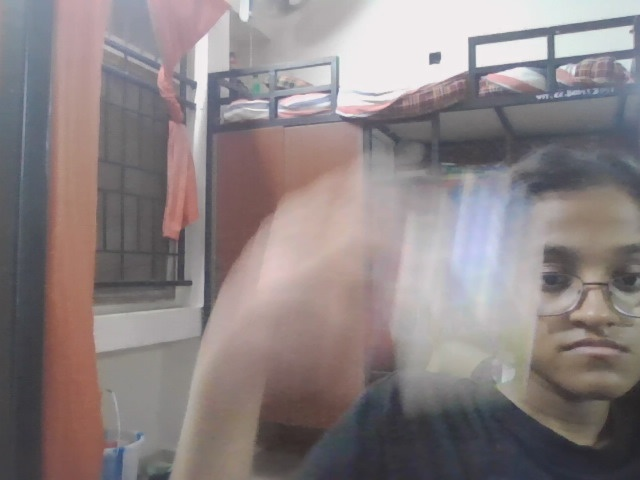
#> input picture captures/cube_labeled/images/cube_214918_010.jpg, 640 x 480 px, given as the content of the folder ../captures/cube_labeled/images/cube_214918_010.jpg, which was not available
$ python autolabel_cube.py ../captures/cube_labeled/images/cube_214918_010.jpg ../captures/cube_labeled/images/cube_214919_011.jpg
#> lines starting #> are read from the running program, lines starting #| are printed output that depends on the picture; pictures that were not available may be replaced by others from this repository, and a replacement may not be noted
"""Auto-label cube-only frames (cube held in front of a static background) -> YOLO txt, class 2 (rubiks_cube).
Moving pixels (vs. median background) that are bright-white or strongly coloured = cube; hand/skin is excluded by colour.
Writes <out>/images + <out>/labels and a contact sheet <out>/review.jpg for eyeballing.
Usage: .venv/bin/python -I tools/autolabel_cube.py captures/cube_alone captures/cube_labeled
"""
import glob, os, sys, shutil
import cv2, numpy as np
src, out = sys.argv[1], sys.argv[2]
files = sorted(glob.glob(f"{src}/*.jpg"))
imgs = [cv2.imread(f) for f in files]
#> imgs = 1 item
bg = np.median(np.stack(imgs[::2]), axis=0).astype(np.uint8)
#> bg is the input picture: shape (480, 640, 3); mean B, G, R 131, 130.1, 139.5
os.makedirs(f"{out}/images", exist_ok=True); os.makedirs(f"{out}/labels", exist_ok=True)
thumbs, kept = [], 0
for f, im in zip(files, imgs):
    h, w = im.shape[:2]
    diff = cv2.absdiff(cv2.GaussianBlur(im, (7, 7), 0), cv2.GaussianBlur(bg, (7, 7), 0)).max(axis=2) > 40
    hsv = cv2.cvtColor(im, cv2.COLOR_BGR2HSV)
    hh, ss, vv = hsv[..., 0], hsv[..., 1], hsv[..., 2]
    white = (vv > 190) & (ss < 70)
    sticker = (ss > 110) & (vv > 90)
    skin = (hh >= 3) & (hh <= 22) & (ss > 40) & (ss < 150)
    m = diff & (white | (sticker & ~skin))
    m = cv2.morphologyEx(m.astype(np.uint8), cv2.MORPH_CLOSE, np.ones((15, 15), np.uint8))
    m = cv2.morphologyEx(m, cv2.MORPH_OPEN, np.ones((5, 5), np.uint8))
    n, lab, stats, _ = cv2.connectedComponentsWithStats(m)
    vis = im.copy(); ok = False
    if n > 1:
        i = 1 + int(np.argmax(stats[1:, cv2.CC_STAT_AREA]))
        x, y, bw, bh, area = stats[i]
        if area > 0.01 * w * h and 0.4 < bw / bh < 2.5 and area / (bw * bh) > 0.35:
            ok = True
            cv2.rectangle(vis, (x, y), (x + bw, y + bh), (0, 255, 0), 3)
            name = os.path.splitext(os.path.basename(f))[0]
            shutil.copy(f, f"{out}/images/cube_{name}.jpg")
            open(f"{out}/labels/cube_{name}.txt", "w").write(
                f"2 {(x + bw / 2) / w:.6f} {(y + bh / 2) / h:.6f} {bw / w:.6f} {bh / h:.6f}\n")
            kept += 1
    if not ok: cv2.rectangle(vis, (0, 0), (w - 1, h - 1), (0, 0, 255), 12)
    thumbs.append(cv2.resize(vis, (240, 180)))
#> this loop made 1 pass
#> (h, w, n, stats, ok) on pass 1: (480, 640, 1, [[0, 0, 640, 480, 307200]], False)
#> pass 1, `hh, ss, vv = hsv[..., 0], hsv[..., 1], hsv[..., 2]`:
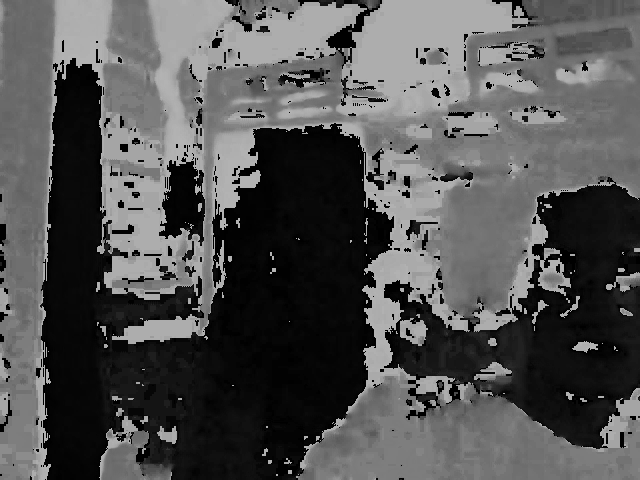
#> hh: shape (480, 640); min 0, max 179, mean 82.8
#> pass 1, `hh, ss, vv = hsv[..., 0], hsv[..., 1], hsv[..., 2]`:
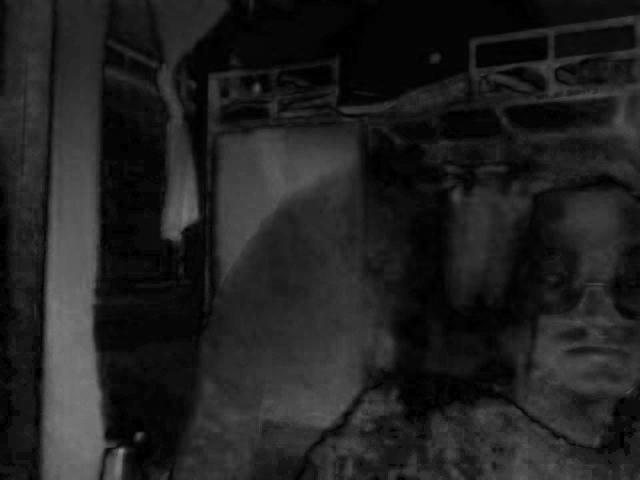
#> ss: shape (480, 640); min 0, max 138, mean 32.4
#> after the loop:
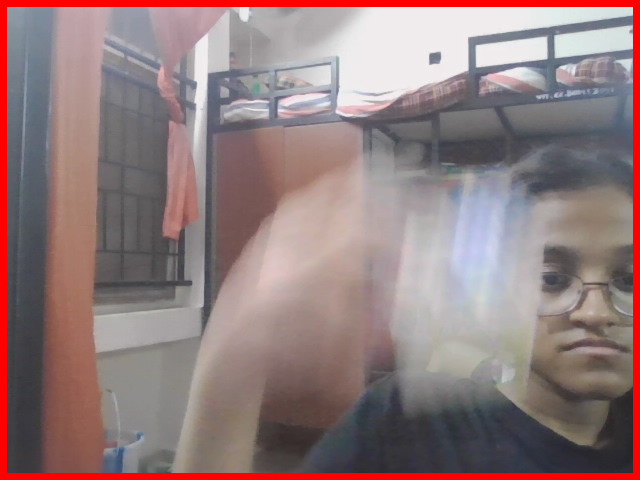
#> vis: shape (480, 640, 3); mean B, G, R 124.8, 124.1, 146.2
#> after the loop, kept = 0; thumbs = 1 item
cols = 6
while len(thumbs) % cols: thumbs.append(np.zeros_like(thumbs[0]))
#> this loop made 5 passes
#> after the loop, thumbs = 6 items
rows = [np.hstack(thumbs[i:i + cols]) for i in range(0, len(thumbs), cols)]
#> rows = 1 item
cv2.imwrite(f"{out}/review.jpg", np.vstack(rows[:8]))
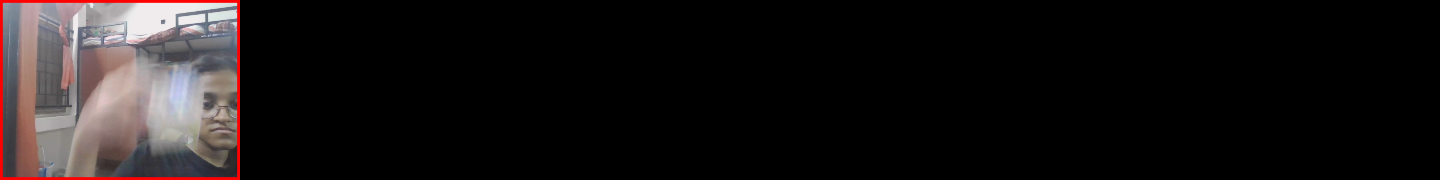
#> saved as review.jpg: shape (180, 1440, 3); mean B, G, R 20.7, 20.6, 24.4
cv2.imwrite(f"{out}/review2.jpg", np.vstack(rows[8:16]) if len(rows) > 8 else np.zeros((10, 10, 3), np.uint8))
print(f"labeled {kept}/{len(files)}")
#| labeled 0/1

$ run again, on captures/cube_labeled/images/cube_214927_031.jpg
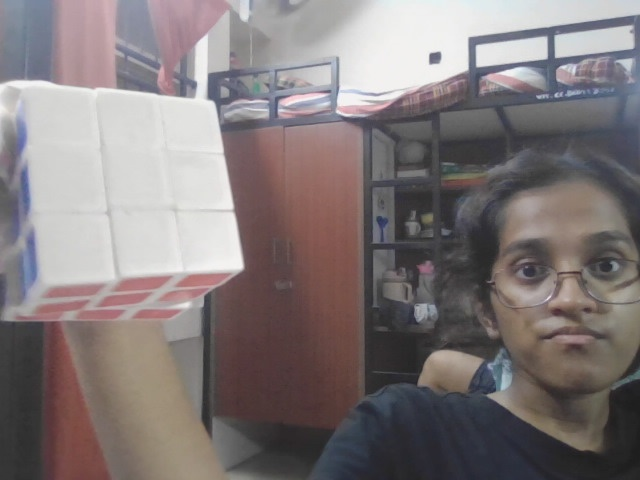
#> input picture captures/cube_labeled/images/cube_214927_031.jpg, 640 x 480 px, given as the content of the folder ../captures/cube_labeled/images/cube_214927_031.jpg, which was not available
#> imgs = 1 item
#> bg is the input picture: shape (480, 640, 3); mean B, G, R 121.7, 121.1, 129.5
#> the loop `for f, im in zip(files, imgs):` made 1 pass
#> (h, w, n, stats, ok) on pass 1: (480, 640, 1, [[0, 0, 640, 480, 307200]], False)
#> pass 1, `hh, ss, vv = hsv[..., 0], hsv[..., 1], hsv[..., 2]`:
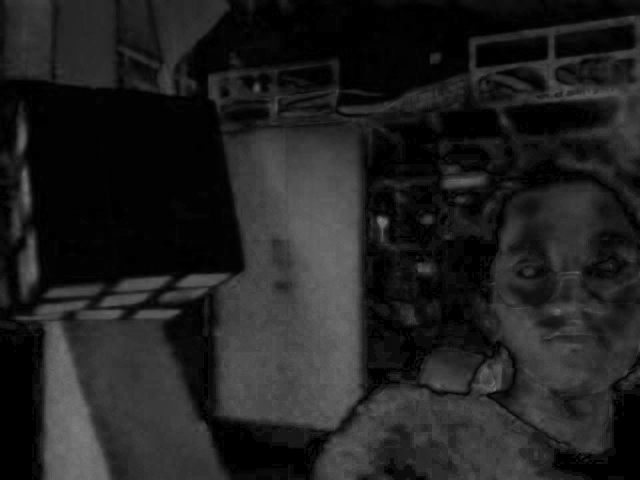
#> ss: shape (480, 640); min 0, max 128, mean 32.6
#> after the loop `for f, im in zip(files, imgs):`: kept = 0; thumbs = 1 item
#> the loop `while len(thumbs) % cols: thumbs.append(np.zeros_like(thumbs[0]))` made 5 passes
#> after the loop `while len(thumbs) % cols: thumbs.append(np.zeros_like(thumbs[0]))`: thumbs = 6 items
#> rows = 1 item
#> `cv2.imwrite(f"{out}/review.jpg", np.vstack(rows[:8]))`:
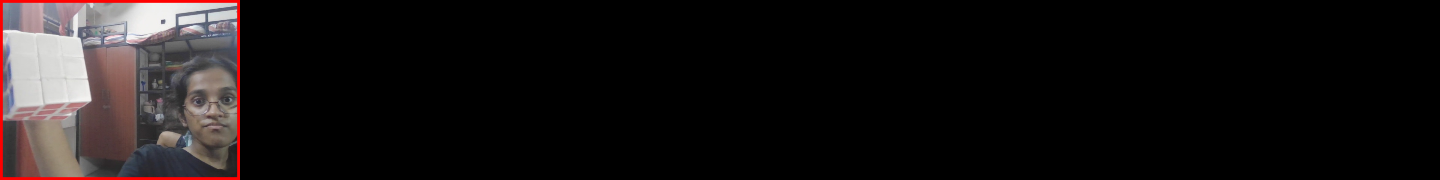
#> saved as review.jpg: shape (180, 1440, 3); mean B, G, R 19.2, 19.1, 22.8
#| labeled 0/1

$ run again, on captures/cube_labeled/images/cube_214928_034.jpg
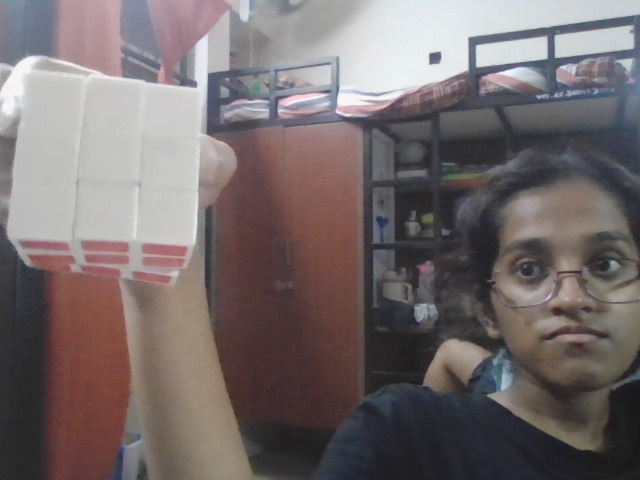
#> input picture captures/cube_labeled/images/cube_214928_034.jpg, 640 x 480 px, given as the content of the folder ../captures/cube_labeled/images/cube_214928_034.jpg, which was not available
#> imgs = 1 item
#> bg is the input picture: shape (480, 640, 3); mean B, G, R 108.5, 107.9, 117.3
#> the loop `for f, im in zip(files, imgs):` made 1 pass
#> (h, w, n, stats, ok) on pass 1: (480, 640, 1, [[0, 0, 640, 480, 307200]], False)
#> pass 1, `hh, ss, vv = hsv[..., 0], hsv[..., 1], hsv[..., 2]`:
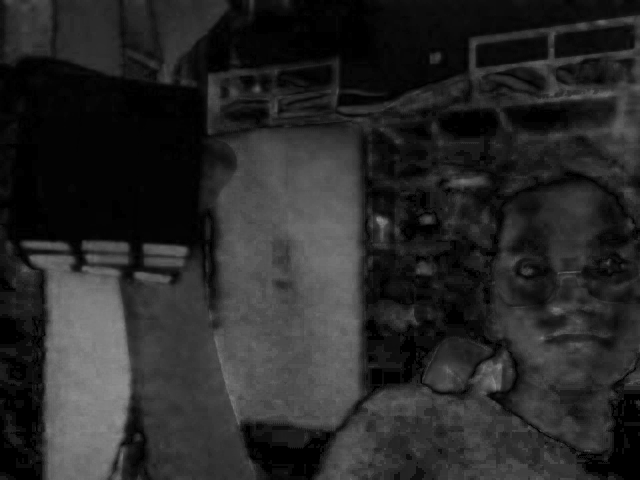
#> ss: shape (480, 640); min 0, max 143, mean 40.2
#> after the loop `for f, im in zip(files, imgs):`: kept = 0; thumbs = 1 item
#> the loop `while len(thumbs) % cols: thumbs.append(np.zeros_like(thumbs[0]))` made 5 passes
#> after the loop `while len(thumbs) % cols: thumbs.append(np.zeros_like(thumbs[0]))`: thumbs = 6 items
#> rows = 1 item
#> `cv2.imwrite(f"{out}/review.jpg", np.vstack(rows[:8]))`:
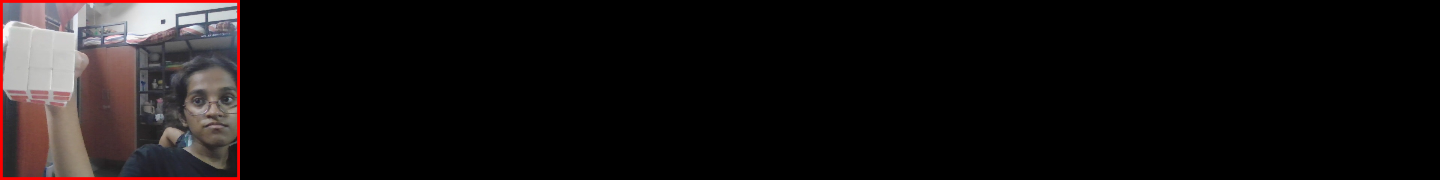
#> saved as review.jpg: shape (180, 1440, 3); mean B, G, R 17.1, 17, 20.9
#| labeled 0/1

$ run again, on captures/cube_labeled/images/cube_214930_041.jpg
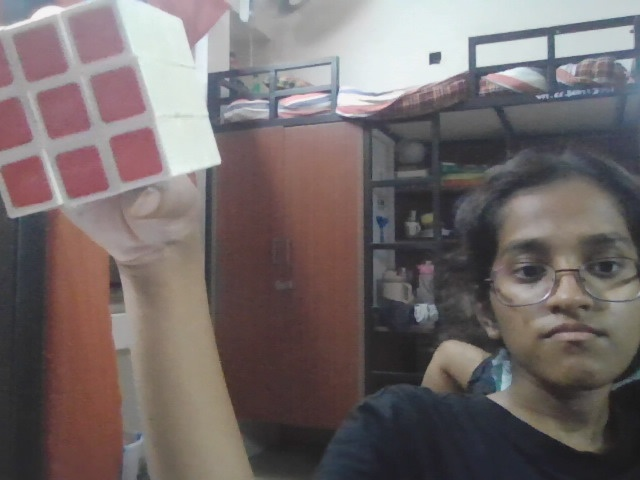
#> input picture captures/cube_labeled/images/cube_214930_041.jpg, 640 x 480 px, given as the content of the folder ../captures/cube_labeled/images/cube_214930_041.jpg, which was not available
#> imgs = 1 item
#> bg is the input picture: shape (480, 640, 3); mean B, G, R 105.7, 106, 115.5
#> the loop `for f, im in zip(files, imgs):` made 1 pass
#> (h, w, n, stats, ok) on pass 1: (480, 640, 1, [[0, 0, 640, 480, 307200]], False)
#> pass 1, `hh, ss, vv = hsv[..., 0], hsv[..., 1], hsv[..., 2]`:
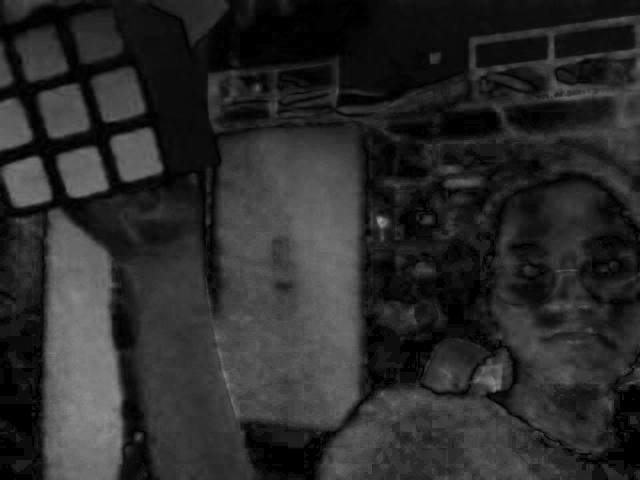
#> ss: shape (480, 640); min 0, max 160, mean 42.7
#> after the loop `for f, im in zip(files, imgs):`: kept = 0; thumbs = 1 item
#> the loop `while len(thumbs) % cols: thumbs.append(np.zeros_like(thumbs[0]))` made 5 passes
#> after the loop `while len(thumbs) % cols: thumbs.append(np.zeros_like(thumbs[0]))`: thumbs = 6 items
#> rows = 1 item
#> `cv2.imwrite(f"{out}/review.jpg", np.vstack(rows[:8]))`:
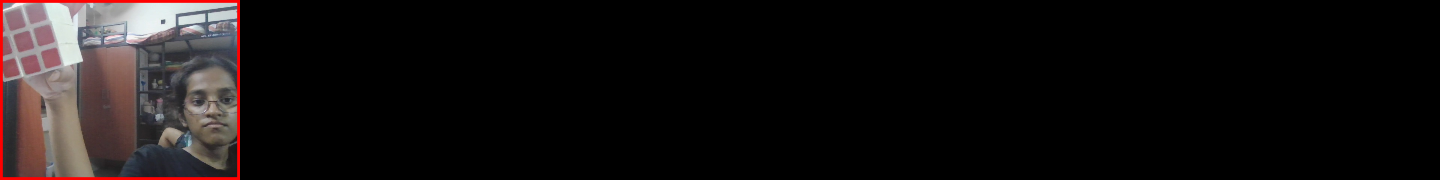
#> saved as review.jpg: shape (180, 1440, 3); mean B, G, R 16.6, 16.7, 20.5
#| labeled 0/1
